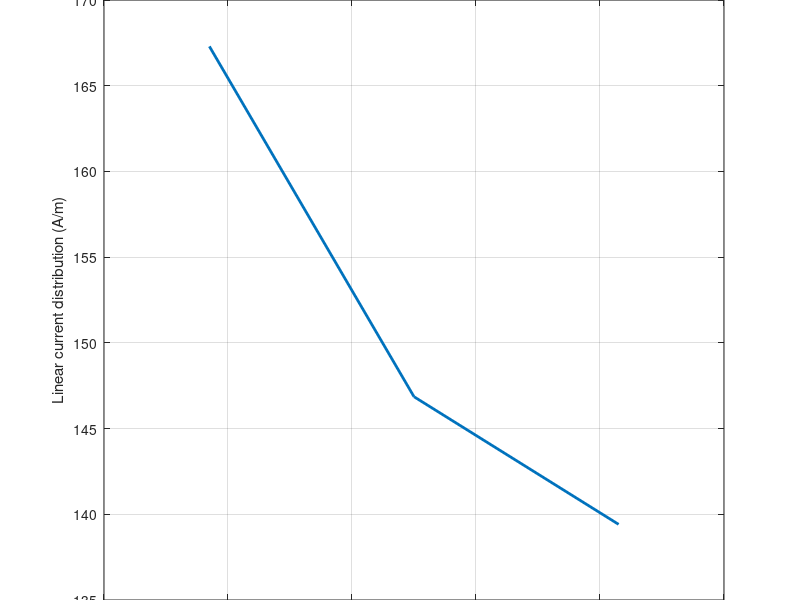
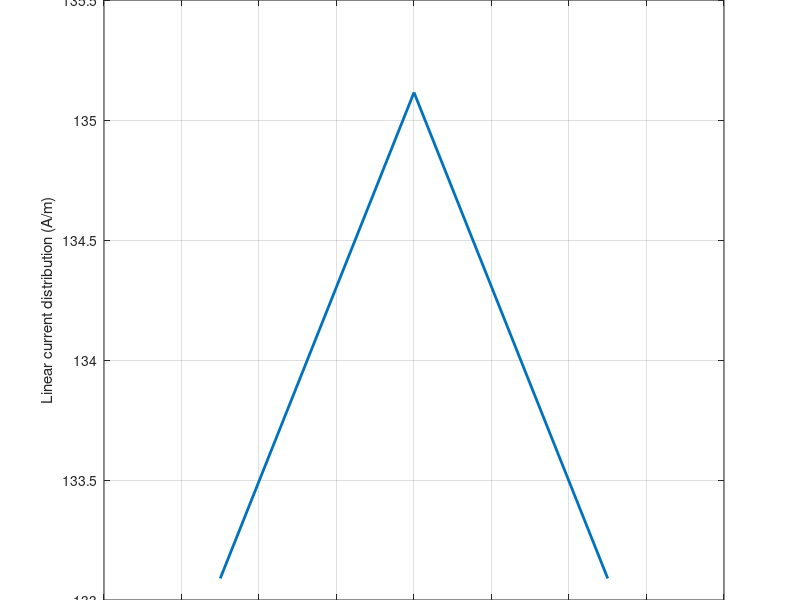
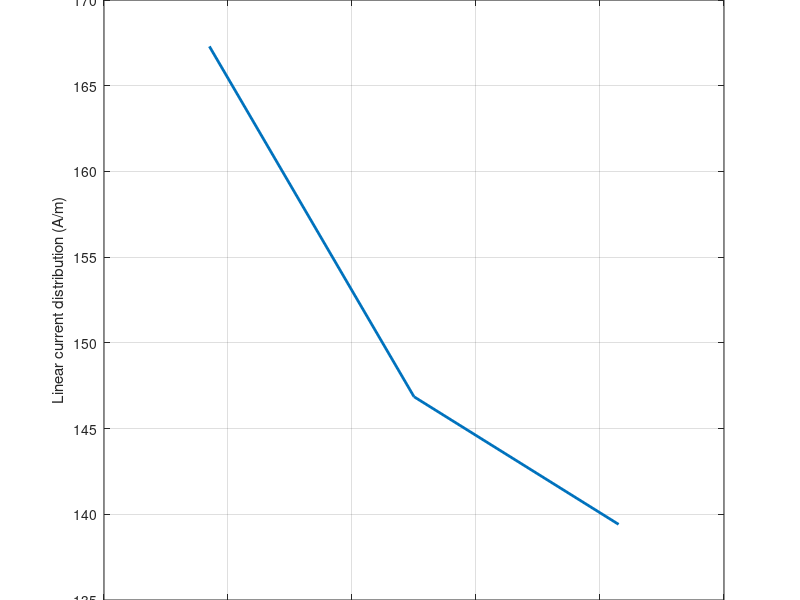
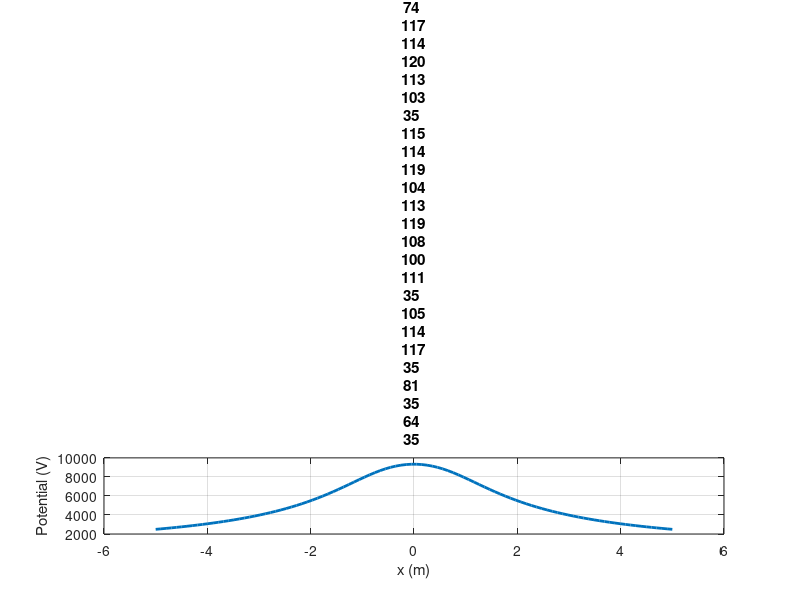

These charts were generated, in order, by the following MATLAB code:
nfig=0;
N = 3;    % every time we change N (first 3, then 5-75)
a = 0.005;
L = 0.99;
h = 1.00;
D = 1.5;
s0 = 1/160;
I = 500;
Dx = D/N;
Dz = L/N;

xi = zeros(1, 3*N+3);       % coordinates for the edges of the pieces
zi = zeros(1, 3*N+3);

for i = 1:N+1               % left rod bottom-to-top
    xi(i)=-D/2+a;
    zi(i)=-h-a-L+(i-1)*Dz;
end

for i = N+2:2*N+2           % horizontal rod left-to-right
    xi(i)=-D/2+(i-N-2)*Dx;
    zi(i)=-h;
end

for i = 2*N+3:3*N+3         % right rod top-to-bottom
    xi(i)=D/2-a;
    zi(i)=-h-a-(i-2*N-3)*Dz;
end

xm = zeros(1, 3*N);         % coordinates for the center of the pieces
zm = zeros(1, 3*N);

for i = 1:N                 % left rod
    xm(i)=0.5*(xi(i)+xi(i+1));
    zm(i)=0.5*(zi(i)+zi(i+1));
end

for i = N+2:2*N+1           % horizontal rod
    xm(i-1)=0.5*(xi(i)+xi(i+1));
    zm(i-1)=0.5*(zi(i)+zi(i+1));
end

for i = 2*N+3:3*N+2         % right rod
    xm(i-2)=0.5*(xi(i)+xi(i+1));
    zm(i-2)=0.5*(zi(i)+zi(i+1));
end

factor = 1/(4*pi*s0);
Duj = zeros(1,3*N);         % dx for horizontal rod and dz for perpendicular rods

for j = 1:N                 % left rod
    Duj(j) = Dz;
end

for j = N+1:2*N             % horizontal rod
    Duj(j) = Dx;
end

for j = 2*N+1:3*N           % right rod
    Duj(j) = Dz;
end

Rij = zeros(3*N,3*N);       % distances from 'grounder'
Rijprime = zeros(3*N,3*N);  % distances from 'grounder' image

for i = 1:3*N               % calculating distances
    for j = 1:3*N
        Rij(i,j) = sqrt((xm(i)-xm(j))^2+(zm(i)-zm(j))^2);
        Rijprime(i,j) = sqrt((xm(i)-xm(j))^2+(zm(i)+zm(j))^2);
    end
end

VDFij = zeros(3*N,3*N);     % mutual resistance matrix

for i = 1:3*N               % fill matrix, considering 'problematic' terms
    for j = 1:3*N
        if i == j
            nom = Duj(j)/2+sqrt(a^2+(Duj(j)/2)^2);
            den = -Duj(j)/2+sqrt(a^2+(Duj(j)/2)^2);
            term1=log(nom/den);
            term2=Duj(j)/Rijprime(i,i);
            VDFij(i,j) = factor*(term1+term2);
        else
            VDFij(i,j) = factor*Duj(j)*(1/Rij(i,j)+1/Rijprime(i,j));
        end
    end
end

Phi0 = 1;   % arbitrary potential, can be whatever we want
One = ones(3*N,1);  % matrix of ones (denoted [1])

I0 = VDFij\One.*Phi0;      % current matrix corresponding to Phi0

Imatrix = VDFij\One.*I./(Duj*I0)*Phi0;      % matrix of current distribution

% here we depict the charge distribution in every rectilinear conductor
% separately

nfig=nfig+1; figure(nfig);
plot(zm(1:N),Imatrix(1:N),'linewidth',2); % left
grid on;
title('Current distribution of left conductor for N = ' + N);
xlabel('z (m)');
ylabel('Linear current distribution (A/m)');

nfig=nfig+1; figure(nfig);
plot(xm(N+1:2*N),Imatrix(N+1:2*N),'linewidth',2);   % horizontal
grid on;
title('Current distribution of horizontal conductor for N = ' + N);
xlabel('x (m)');
ylabel('Linear current distribution (A/m)');

nfig=nfig+1; figure(nfig);
plot(zm(2*N+1:3*N),Imatrix(2*N+1:3*N),'linewidth',2);     % right
grid on;
title('Current distribution of right conductor for N = ' + N);
xlabel('z (m)');
ylabel('Linear current distribution (A/m)');

Phi = Phi0*I/(Duj*I0);

Rg = Phi0./(Duj*I0);      % ground resistance

size = 100; % length of x vector

x = linspace(-5,5,size);     % x-coordinates of ground

factor = 1/(2*pi*s0);

Rj = zeros(size,3*N);

for i = 1:size
    for j = 1:3*N
        Rj(i,j) = sqrt((x(i)-xm(j))^2+zm(j)^2);
    end
end

Phig = zeros(1,size);      % ground potential

for i = 1:size
    Phig(i) = factor*sum(Imatrix.'.*Duj./Rj(i,:));
end

Rj0 = sqrt(xm.^2+zm.^2);

PhiO = factor*sum(Imatrix.'.*Duj./Rj0);    % potential at O

nfig=nfig+1; figure(nfig);
plot(x,Phig,'linewidth',2);  % depiction of ground potential
grid on;
title('Ground potential for N = ' + N);
xlabel('x (m)');
ylabel('Potential (V)');
